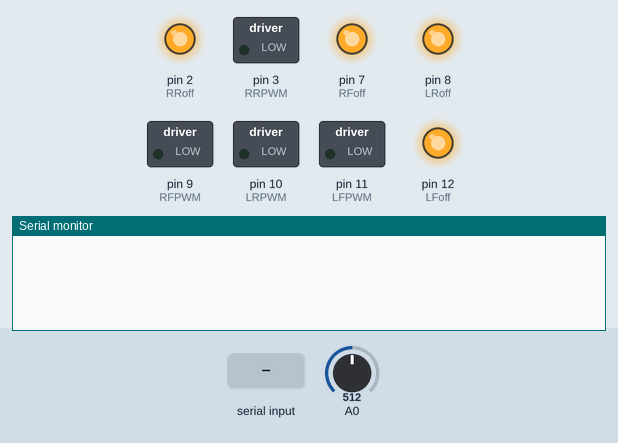
The sketch below on a simulated Arduino Uno, built with avr-gcc and run on an emulated ATmega328P. On the bench: switched loads named in the sketch (green lamp = pin HIGH), output pins drawn as LEDs (lit = HIGH), the last lines printed to the serial monitor. The test bench sets the inputs (shaded band); at power-on: A0 = 512.

Above: at 2.0 s.
2.1 s: "V90\n" received over Serial
At 3.0 s:
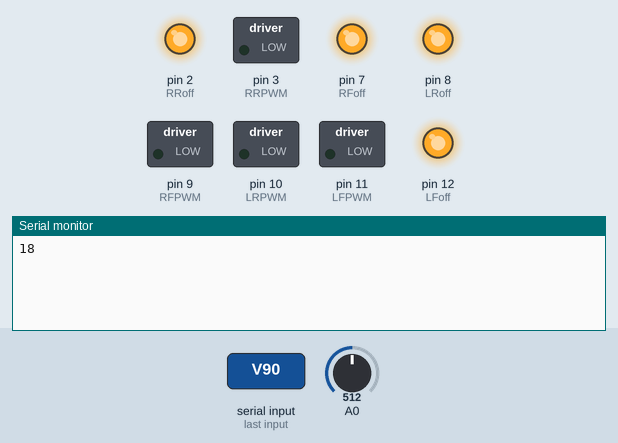
4.0 s: "P90\n" received over Serial
At 6.1 s:
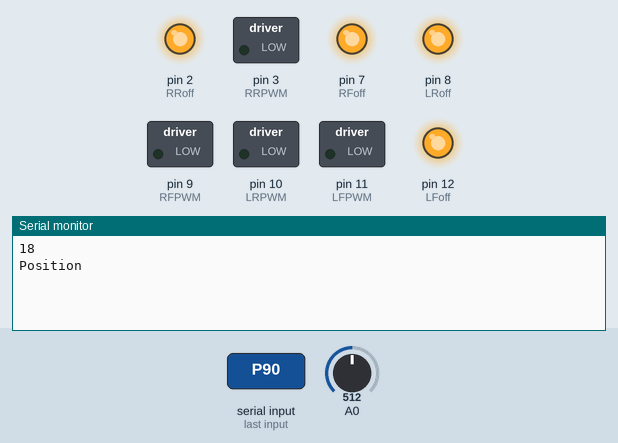

Measured:
- after the input at 2.1 s, the serial monitor: prints a new line after 0.40 s (image 1)
- after the input at 4.0 s, the serial monitor: prints a new line after 1.0 s (image 2)

The sketch:

bubba_motor_serial.ino
```cpp
/*
  BubbaBot Motor control
*/
int LRPWM = 10;           //Left Reverse PWM pin
int LRoff = 8;           //Left Reverse GND for forward pin
int LFPWM = 11;           //Left Forward PWM pin
int LFoff = 12;           //Left Forward GND for reverse pin
int voltage = 0;          // battery voltage
int RRPWM = 3;           //Right Reverse PWM pin
int RRoff = 2;           //Right Reverse GND for forward pin
int RFPWM = 9;           //Right Forward PWM pin
int RFoff = 7;           //Right Forward GND for reverse pin
int LRun = 200;          // how fast the left motor runs and it what direction (1-199 reverse / 200 stop / 201-400 forward)
int RRun = 200;          // how fast the left motor runs and it what direction (1-199 reverse / 200 stop / 201-400 forward)

char inChar;            // incoming data
String target;          // data target
int inputNumber = 0;    //to hold incoming data

unsigned long previousMillis = 0;  // data timmer

void setup() {
  // initialize serial:
  Serial.begin(9600);

  // declare pins to be an output:
    // left motor
  pinMode(LFPWM, OUTPUT);
  pinMode(LFoff, OUTPUT);
  pinMode(LRPWM, OUTPUT);
  pinMode(LRoff, OUTPUT);
    // set initial state of left motor pins
  digitalWrite(LFoff, HIGH);
  digitalWrite(LRoff, HIGH);
  digitalWrite(LFPWM, LOW);
  digitalWrite(LRPWM, LOW);
   // Right motor
  pinMode(RFPWM, OUTPUT);
  pinMode(RFoff, OUTPUT);
  pinMode(RRPWM, OUTPUT);
  pinMode(RRoff, OUTPUT);
    // set initial state of Right motor pins
  digitalWrite(RFoff, HIGH);
  digitalWrite(RRoff, HIGH);
  digitalWrite(RFPWM, LOW);
  digitalWrite(RRPWM, LOW);
} // end setup()

// function that executes whenever data is requested


// function that executes whenever data is received
void serialEvent() {
  while (Serial.available()) {
    previousMillis = millis();
    // get the new byte:
    inChar = (char)Serial.read();
    // determan what the input is for
    if (inChar == 'L') { target = "LeftMotor"; inputNumber = 0;}
    if (inChar == 'R') { target = "RightMotor"; inputNumber = 0;}
    if (inChar == 'V') Serial.println(voltage);
    if (inChar == 'P') Serial.println("Position");
    if (int(inChar) >= 48){ // int(char(48)) = 0
      if (int(inChar) <= 57){ // int(char(57)) = 9
        // add it to the inputNumber
        inputNumber = (inputNumber * 10) + (int(inChar) - 48);
      }
    }
    // if the incoming character is a newline, set a flag so the main loop can
    // do something about it:
    if (inChar == 'n') {
       if (target == "LeftMotor") LRun = inputNumber;
       if (target == "RightMotor") RRun = inputNumber;
       // clear the string:
       delay(20);
       inputNumber = 0;
       target = "";
    }
  }
}

void loop() {

  // record battery voltage
  voltage = map(analogRead(A0),275,830,10,30);

  // Left motor control
  if (LRun == 200) { // stop left motor
  digitalWrite(LFoff, HIGH);
  digitalWrite(LRoff, HIGH);
  digitalWrite(LFPWM, LOW);
  digitalWrite(LRPWM, LOW);
  delay(600);
  } else {
    if(LRun < 200){
      digitalWrite(LFoff, HIGH);
      analogWrite(LFPWM, map(LRun,199,1,20,255));
      digitalWrite(LRoff, LOW);
      digitalWrite(LRPWM, LOW);
    }
    if(LRun > 200){
      digitalWrite(LRoff, HIGH);
      analogWrite(LRPWM, map(LRun,201,400,20,255));
      digitalWrite(LFoff, LOW);
      digitalWrite(LFPWM, LOW);
    }
  }
  // Right motor control
  if (RRun == 200) { // stop Right motor
  digitalWrite(RFoff, HIGH);
  digitalWrite(RRoff, HIGH);
  digitalWrite(RFPWM, LOW);
  digitalWrite(RRPWM, LOW);
  delay(600);
  } else {
    if(RRun < 200){
      digitalWrite(RFoff, HIGH);
      analogWrite(RFPWM, map(RRun,199,1,20,255));
      digitalWrite(RRoff, LOW);
      digitalWrite(RRPWM, LOW);
    }
    if(RRun > 200){
      digitalWrite(RRoff, HIGH);
      analogWrite(RRPWM, map(RRun,201,400,20,255));
      digitalWrite(RFoff, LOW);
      digitalWrite(RFPWM, LOW);
    }
  }
  delay(50);

  // Stop if there has been no input for more than one minute.
  if (previousMillis + 60000 < millis()){
    LRun = 200;
    RRun = 200;
    Serial.println("error");

  }


} // end loop()
```
